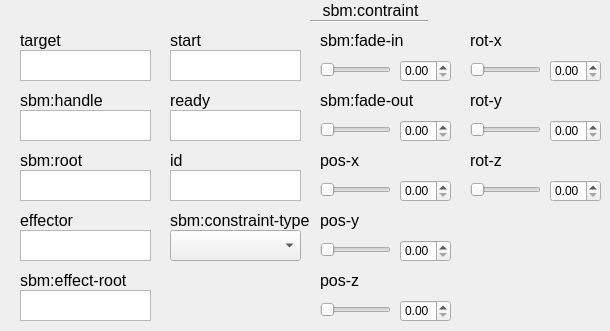
    <widget class="QWidget" name="sbmconstraintTab">
     <attribute name="title">
      <string>sbm:constraint</string>
     </attribute>
     <widget class="QPlainTextEdit" name="sbmConstraintTarget">
      <property name="geometry">
       <rect>
        <x>20</x>
        <y>50</y>
        <width>131</width>
        <height>31</height>
       </rect>
      </property>
      <property name="accessibleName">
       <string>target</string>
      </property>
      <property name="verticalScrollBarPolicy">
       <enum>Qt::ScrollBarAsNeeded</enum>
      </property>
     </widget>
     <widget class="QLabel" name="postureLabel_208">
      <property name="geometry">
       <rect>
        <x>20</x>
        <y>90</y>
        <width>121</width>
        <height>20</height>
       </rect>
      </property>
      <property name="font">
       <font>
        <pointsize>12</pointsize>
       </font>
      </property>
      <property name="text">
       <string>sbm:handle</string>
      </property>
      <property name="alignment">
       <set>Qt::AlignLeading|Qt::AlignLeft|Qt::AlignVCenter</set>
      </property>
     </widget>
     <widget class="QLabel" name="postureLabel_209">
      <property name="geometry">
       <rect>
        <x>20</x>
        <y>30</y>
        <width>61</width>
        <height>20</height>
       </rect>
      </property>
      <property name="font">
       <font>
        <pointsize>12</pointsize>
       </font>
      </property>
      <property name="text">
       <string>target</string>
      </property>
      <property name="alignment">
       <set>Qt::AlignLeading|Qt::AlignLeft|Qt::AlignVCenter</set>
      </property>
     </widget>
     <widget class="QPlainTextEdit" name="sbmConstraintSbmHandle">
      <property name="geometry">
       <rect>
        <x>20</x>
        <y>110</y>
        <width>131</width>
        <height>31</height>
       </rect>
      </property>
      <property name="accessibleName">
       <string>sbm:handle</string>
      </property>
     </widget>
     <widget class="QLabel" name="idLabel_78">
      <property name="geometry">
       <rect>
        <x>310</x>
        <y>0</y>
        <width>121</width>
        <height>21</height>
       </rect>
      </property>
      <property name="font">
       <font>
        <pointsize>12</pointsize>
       </font>
      </property>
      <property name="text">
       <string>sbm:contraint</string>
      </property>
      <property name="alignment">
       <set>Qt::AlignCenter</set>
      </property>
     </widget>
     <widget class="Line" name="line_34">
      <property name="geometry">
       <rect>
        <x>310</x>
        <y>20</y>
        <width>118</width>
        <height>3</height>
       </rect>
      </property>
      <property name="orientation">
       <enum>Qt::Horizontal</enum>
      </property>
     </widget>
     <widget class="QPlainTextEdit" name="sbmConstraintSbmRoot">
      <property name="geometry">
       <rect>
        <x>20</x>
        <y>170</y>
        <width>131</width>
        <height>31</height>
       </rect>
      </property>
      <property name="accessibleName">
       <string>sbm:root</string>
      </property>
     </widget>
     <widget class="QPlainTextEdit" name="sbmConstraintEffector">
      <property name="geometry">
       <rect>
        <x>20</x>
        <y>230</y>
        <width>131</width>
        <height>31</height>
       </rect>
      </property>
      <property name="accessibleName">
       <string>effector</string>
      </property>
     </widget>
     <widget class="QLabel" name="postureLabel_210">
      <property name="geometry">
       <rect>
        <x>20</x>
        <y>150</y>
        <width>71</width>
        <height>20</height>
       </rect>
      </property>
      <property name="font">
       <font>
        <pointsize>12</pointsize>
       </font>
      </property>
      <property name="text">
       <string>sbm:root</string>
      </property>
      <property name="alignment">
       <set>Qt::AlignLeading|Qt::AlignLeft|Qt::AlignVCenter</set>
      </property>
     </widget>
     <widget class="QLabel" name="postureLabel_211">
      <property name="geometry">
       <rect>
        <x>20</x>
        <y>210</y>
        <width>121</width>
        <height>20</height>
       </rect>
      </property>
      <property name="font">
       <font>
        <pointsize>12</pointsize>
       </font>
      </property>
      <property name="text">
       <string>effector</string>
      </property>
      <property name="alignment">
       <set>Qt::AlignLeading|Qt::AlignLeft|Qt::AlignVCenter</set>
      </property>
     </widget>
     <widget class="QPlainTextEdit" name="sbmConstraintSbmEffectRoot">
      <property name="geometry">
       <rect>
        <x>20</x>
        <y>290</y>
        <width>131</width>
        <height>31</height>
       </rect>
      </property>
      <property name="accessibleName">
       <string>sbm:effector-root</string>
      </property>
     </widget>
     <widget class="QLabel" name="postureLabel_212">
      <property name="geometry">
       <rect>
        <x>20</x>
        <y>270</y>
        <width>121</width>
        <height>20</height>
       </rect>
      </property>
      <property name="font">
       <font>
        <pointsize>12</pointsize>
       </font>
      </property>
      <property name="text">
       <string>sbm:effect-root</string>
      </property>
      <property name="alignment">
       <set>Qt::AlignLeading|Qt::AlignLeft|Qt::AlignVCenter</set>
      </property>
     </widget>
     <widget class="QPlainTextEdit" name="sbmConstraintStart">
      <property name="geometry">
       <rect>
        <x>170</x>
        <y>50</y>
        <width>131</width>
        <height>31</height>
       </rect>
      </property>
      <property name="accessibleName">
       <string>start</string>
      </property>
     </widget>
     <widget class="QLabel" name="postureLabel_213">
      <property name="geometry">
       <rect>
        <x>170</x>
        <y>30</y>
        <width>121</width>
        <height>20</height>
       </rect>
      </property>
      <property name="font">
       <font>
        <pointsize>12</pointsize>
       </font>
      </property>
      <property name="text">
       <string>start</string>
      </property>
      <property name="alignment">
       <set>Qt::AlignLeading|Qt::AlignLeft|Qt::AlignVCenter</set>
      </property>
     </widget>
     <widget class="QLabel" name="postureLabel_214">
      <property name="geometry">
       <rect>
        <x>170</x>
        <y>90</y>
        <width>121</width>
        <height>20</height>
       </rect>
      </property>
      <property name="font">
       <font>
        <pointsize>12</pointsize>
       </font>
      </property>
      <property name="text">
       <string>ready</string>
      </property>
      <property name="alignment">
       <set>Qt::AlignLeading|Qt::AlignLeft|Qt::AlignVCenter</set>
      </property>
     </widget>
     <widget class="QPlainTextEdit" name="sbmConstraintReady">
      <property name="geometry">
       <rect>
        <x>170</x>
        <y>110</y>
        <width>131</width>
        <height>31</height>
       </rect>
      </property>
      <property name="accessibleName">
       <string>ready</string>
      </property>
     </widget>
     <widget class="QPlainTextEdit" name="sbmConstraintId">
      <property name="geometry">
       <rect>
        <x>170</x>
        <y>170</y>
        <width>131</width>
        <height>31</height>
       </rect>
      </property>
      <property name="accessibleName">
       <string>id</string>
      </property>
     </widget>
     <widget class="QLabel" name="postureLabel_215">
      <property name="geometry">
       <rect>
        <x>170</x>
        <y>150</y>
        <width>121</width>
        <height>20</height>
       </rect>
      </property>
      <property name="font">
       <font>
        <pointsize>12</pointsize>
       </font>
      </property>
      <property name="text">
       <string>id</string>
      </property>
      <property name="alignment">
       <set>Qt::AlignLeading|Qt::AlignLeft|Qt::AlignVCenter</set>
      </property>
     </widget>
     <widget class="QLabel" name="postureLabel_216">
      <property name="geometry">
       <rect>
        <x>170</x>
        <y>210</y>
        <width>141</width>
        <height>20</height>
       </rect>
      </property>
      <property name="font">
       <font>
        <pointsize>12</pointsize>
       </font>
      </property>
      <property name="text">
       <string>sbm:constraint-type</string>
      </property>
      <property name="alignment">
       <set>Qt::AlignLeading|Qt::AlignLeft|Qt::AlignVCenter</set>
      </property>
     </widget>
     <widget class="QComboBox" name="sbmConstraintSbmConstraintType">
      <property name="geometry">
       <rect>
        <x>170</x>
        <y>230</y>
        <width>131</width>
        <height>31</height>
       </rect>
      </property>
      <property name="accessibleName">
       <string>sbm:constraint-type</string>
      </property>
     </widget>
     <widget class="QDoubleSpinBox" name="sbmConstraintRotZBox">
      <property name="geometry">
       <rect>
        <x>550</x>
        <y>180</y>
        <width>51</width>
        <height>22</height>
       </rect>
      </property>
      <property name="accessibleName">
       <string>rot-z</string>
      </property>
     </widget>
     <widget class="QSlider" name="sbmConstraintSbmFadeOutSlider">
      <property name="geometry">
       <rect>
        <x>320</x>
        <y>120</y>
        <width>71</width>
        <height>19</height>
       </rect>
      </property>
      <property name="accessibleName">
       <string>sbm:fade-out</string>
      </property>
      <property name="orientation">
       <enum>Qt::Horizontal</enum>
      </property>
     </widget>
     <widget class="QSlider" name="sbmConstraintPosXSlider">
      <property name="geometry">
       <rect>
        <x>320</x>
        <y>180</y>
        <width>71</width>
        <height>19</height>
       </rect>
      </property>
      <property name="accessibleName">
       <string>pos-x</string>
      </property>
      <property name="orientation">
       <enum>Qt::Horizontal</enum>
      </property>
     </widget>
     <widget class="QLabel" name="postureLabel_217">
      <property name="geometry">
       <rect>
        <x>470</x>
        <y>30</y>
        <width>121</width>
        <height>20</height>
       </rect>
      </property>
      <property name="font">
       <font>
        <pointsize>12</pointsize>
       </font>
      </property>
      <property name="text">
       <string>rot-x</string>
      </property>
      <property name="alignment">
       <set>Qt::AlignLeading|Qt::AlignLeft|Qt::AlignVCenter</set>
      </property>
     </widget>
     <widget class="QLabel" name="postureLabel_218">
      <property name="geometry">
       <rect>
        <x>470</x>
        <y>150</y>
        <width>121</width>
        <height>20</height>
       </rect>
      </property>
      <property name="font">
       <font>
        <pointsize>12</pointsize>
       </font>
      </property>
      <property name="text">
       <string>rot-z</string>
      </property>
      <property name="alignment">
       <set>Qt::AlignLeading|Qt::AlignLeft|Qt::AlignVCenter</set>
      </property>
     </widget>
     <widget class="QLabel" name="postureLabel_219">
      <property name="geometry">
       <rect>
        <x>320</x>
        <y>90</y>
        <width>121</width>
        <height>20</height>
       </rect>
      </property>
      <property name="font">
       <font>
        <pointsize>12</pointsize>
       </font>
      </property>
      <property name="text">
       <string>sbm:fade-out</string>
      </property>
      <property name="alignment">
       <set>Qt::AlignLeading|Qt::AlignLeft|Qt::AlignVCenter</set>
      </property>
     </widget>
     <widget class="QDoubleSpinBox" name="sbmConstraintPosYBox">
      <property name="geometry">
       <rect>
        <x>400</x>
        <y>240</y>
        <width>51</width>
        <height>22</height>
       </rect>
      </property>
      <property name="accessibleName">
       <string>pos-y</string>
      </property>
     </widget>
     <widget class="QSlider" name="sbmConstraintRotYSlider">
      <property name="geometry">
       <rect>
        <x>470</x>
        <y>120</y>
        <width>71</width>
        <height>19</height>
       </rect>
      </property>
      <property name="accessibleName">
       <string>rot-y</string>
      </property>
      <property name="orientation">
       <enum>Qt::Horizontal</enum>
      </property>
     </widget>
     <widget class="QDoubleSpinBox" name="sbmConstraintSbmFadeInBox">
      <property name="geometry">
       <rect>
        <x>400</x>
        <y>60</y>
        <width>51</width>
        <height>22</height>
       </rect>
      </property>
      <property name="accessibleName">
       <string>sbm:fade-in</string>
      </property>
     </widget>
     <widget class="QSlider" name="sbmConstraintSbmFadeInSlider">
      <property name="geometry">
       <rect>
        <x>320</x>
        <y>60</y>
        <width>71</width>
        <height>19</height>
       </rect>
      </property>
      <property name="accessibleName">
       <string>sbm:fade-in</string>
      </property>
      <property name="orientation">
       <enum>Qt::Horizontal</enum>
      </property>
     </widget>
     <widget class="QSlider" name="sbmConstraintRotZSlider">
      <property name="geometry">
       <rect>
        <x>470</x>
        <y>180</y>
        <width>71</width>
        <height>19</height>
       </rect>
      </property>
      <property name="accessibleName">
       <string>rot-z</string>
      </property>
      <property name="orientation">
       <enum>Qt::Horizontal</enum>
      </property>
     </widget>
     <widget class="QSlider" name="sbmConstraintPosYSlider">
      <property name="geometry">
       <rect>
        <x>320</x>
        <y>240</y>
        <width>71</width>
        <height>19</height>
       </rect>
      </property>
      <property name="accessibleName">
       <string>pos-y</string>
      </property>
      <property name="orientation">
       <enum>Qt::Horizontal</enum>
      </property>
     </widget>
     <widget class="QSlider" name="sbmConstraintPosZSlider">
      <property name="geometry">
       <rect>
        <x>320</x>
        <y>300</y>
        <width>71</width>
        <height>19</height>
       </rect>
      </property>
      <property name="accessibleName">
       <string>pos-z</string>
      </property>
      <property name="orientation">
       <enum>Qt::Horizontal</enum>
      </property>
     </widget>
     <widget class="QLabel" name="postureLabel_220">
      <property name="geometry">
       <rect>
        <x>320</x>
        <y>270</y>
        <width>121</width>
        <height>20</height>
       </rect>
      </property>
      <property name="font">
       <font>
        <pointsize>12</pointsize>
       </font>
      </property>
      <property name="text">
       <string>pos-z</string>
      </property>
      <property name="alignment">
       <set>Qt::AlignLeading|Qt::AlignLeft|Qt::AlignVCenter</set>
      </property>
     </widget>
     <widget class="QDoubleSpinBox" name="sbmConstraintPosXBox">
      <property name="geometry">
       <rect>
        <x>400</x>
        <y>180</y>
        <width>51</width>
        <height>22</height>
       </rect>
      </property>
      <property name="accessibleName">
       <string>pos-x</string>
      </property>
     </widget>
     <widget class="QDoubleSpinBox" name="sbmConstraintRotXBox">
      <property name="geometry">
       <rect>
        <x>550</x>
        <y>60</y>
        <width>51</width>
        <height>22</height>
       </rect>
      </property>
      <property name="accessibleName">
       <string>rot-x</string>
      </property>
     </widget>
     <widget class="QDoubleSpinBox" name="sbmConstraintPosZBox">
      <property name="geometry">
       <rect>
        <x>400</x>
        <y>300</y>
        <width>51</width>
        <height>22</height>
       </rect>
      </property>
      <property name="accessibleName">
       <string>pos-z</string>
      </property>
     </widget>
     <widget class="QLabel" name="postureLabel_221">
      <property name="geometry">
       <rect>
        <x>320</x>
        <y>30</y>
        <width>121</width>
        <height>20</height>
       </rect>
      </property>
      <property name="font">
       <font>
        <pointsize>12</pointsize>
       </font>
      </property>
      <property name="text">
       <string>sbm:fade-in</string>
      </property>
      <property name="alignment">
       <set>Qt::AlignLeading|Qt::AlignLeft|Qt::AlignVCenter</set>
      </property>
     </widget>
     <widget class="QLabel" name="postureLabel_222">
      <property name="geometry">
       <rect>
        <x>320</x>
        <y>150</y>
        <width>121</width>
        <height>20</height>
       </rect>
      </property>
      <property name="font">
       <font>
        <pointsize>12</pointsize>
       </font>
      </property>
      <property name="text">
       <string>pos-x</string>
      </property>
      <property name="alignment">
       <set>Qt::AlignLeading|Qt::AlignLeft|Qt::AlignVCenter</set>
      </property>
     </widget>
     <widget class="QDoubleSpinBox" name="sbmConstraintRotYBox">
      <property name="geometry">
       <rect>
        <x>550</x>
        <y>120</y>
        <width>51</width>
        <height>22</height>
       </rect>
      </property>
      <property name="accessibleName">
       <string>rot-y</string>
      </property>
     </widget>
     <widget class="QSlider" name="sbmConstraintRotXSlider">
      <property name="geometry">
       <rect>
        <x>470</x>
        <y>60</y>
        <width>71</width>
        <height>19</height>
       </rect>
      </property>
      <property name="accessibleName">
       <string>rot-x</string>
      </property>
      <property name="orientation">
       <enum>Qt::Horizontal</enum>
      </property>
     </widget>
     <widget class="QDoubleSpinBox" name="sbmConstraintSbmFadeOutBox">
      <property name="geometry">
       <rect>
        <x>400</x>
        <y>120</y>
        <width>51</width>
        <height>22</height>
       </rect>
      </property>
      <property name="accessibleName">
       <string>sbm:fade-out</string>
      </property>
     </widget>
     <widget class="QLabel" name="postureLabel_223">
      <property name="geometry">
       <rect>
        <x>320</x>
        <y>210</y>
        <width>121</width>
        <height>20</height>
       </rect>
      </property>
      <property name="font">
       <font>
        <pointsize>12</pointsize>
       </font>
      </property>
      <property name="text">
       <string>pos-y</string>
      </property>
      <property name="alignment">
       <set>Qt::AlignLeading|Qt::AlignLeft|Qt::AlignVCenter</set>
      </property>
     </widget>
     <widget class="QLabel" name="postureLabel_224">
      <property name="geometry">
       <rect>
        <x>470</x>
        <y>90</y>
        <width>121</width>
        <height>20</height>
       </rect>
      </property>
      <property name="font">
       <font>
        <pointsize>12</pointsize>
       </font>
      </property>
      <property name="text">
       <string>rot-y</string>
      </property>
      <property name="alignment">
       <set>Qt::AlignLeading|Qt::AlignLeft|Qt::AlignVCenter</set>
      </property>
     </widget>
    </widget>
